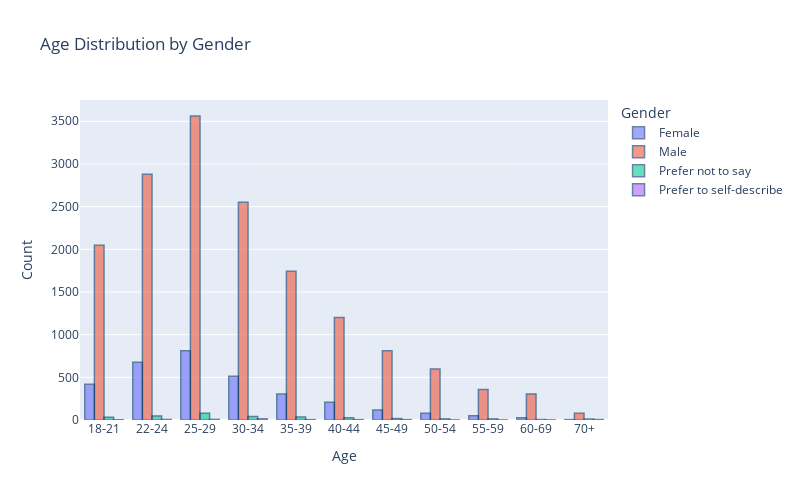

The cell this chart's notebook holds for it:
### Markdown cell above
Visualizing age distribution based on gender of the respondent.

### Code cell
age_gender = df.loc[:,["age", "gender"]].groupby(["age", "gender"]).size().reset_index()
age_gender.columns = ["Age", "Gender", "Count"]
fig = px.bar(age_gender, x='Age', y='Count', color="Gender", 
             barmode='group', title ="Age Distribution by Gender", 
             height=500, width=800)
fig.update_traces(marker_line_color='rgb(9,50,100)',
                  marker_line_width=1.5, opacity=0.6)
fig.show()

### Figure 1 — Plotly figure (JSON) as saved in the notebook; plotly's stock layout.template omitted (floating-point values rounded to 4 significant figures)
{"data": [{"alignmentgroup": "True", "hovertemplate": "Gender=Female<br>Age=%{x}<br>Count=%{y}<extra></extra>", "legendgroup": "Female", "marker": {"color": "#636efa", "line": {"color": "rgb(9,50,100)", "width": 1.5}, "pattern": {"shape": ""}}, "name": "Female", "offsetgroup": "Female", "opacity": 0.6, "orientation": "v", "showlegend": true, "textposition": "auto", "type": "bar", "x": ["18-21", "22-24", "25-29", "30-34", "35-39", "40-44", "45-49", "50-54", "55-59", "60-69", "70+"], "xaxis": "x", "y": [419, 678, 810, 513, 304, 209, 118, 80, 51, 26, 4], "yaxis": "y"}, {"alignmentgroup": "True", "hovertemplate": "Gender=Male<br>Age=%{x}<br>Count=%{y}<extra></extra>", "legendgroup": "Male", "marker": {"color": "#EF553B", "line": {"color": "rgb(9,50,100)", "width": 1.5}, "pattern": {"shape": ""}}, "name": "Male", "offsetgroup": "Male", "opacity": 0.6, "orientation": "v", "showlegend": true, "textposition": "auto", "type": "bar", "x": ["18-21", "22-24", "25-29", "30-34", "35-39", "40-44", "45-49", "50-54", "55-59", "60-69", "70+"], "xaxis": "x", "y": [2049, 2880, 3562, 2552, 1743, 1201, 810, 598, 357, 306, 80], "yaxis": "y"}, {"alignmentgroup": "True", "hovertemplate": "Gender=Prefer not to say<br>Age=%{x}<br>Count=%{y}<extra></extra>", "legendgroup": "Prefer not to say", "marker": {"color": "#00cc96", "line": {"color": "rgb(9,50,100)", "width": 1.5}, "pattern": {"shape": ""}}, "name": "Prefer not to say", "offsetgroup": "Prefer not to say", "opacity": 0.6, "orientation": "v", "showlegend": true, "textposition": "auto", "type": "bar", "x": ["18-21", "22-24", "25-29", "30-34", "35-39", "40-44", "45-49", "50-54", "55-59", "60-69", "70+"], "xaxis": "x", "y": [31, 46, 79, 42, 36, 25, 17, 13, 13, 5, 11], "yaxis": "y"}, {"alignmentgroup": "True", "hovertemplate": "Gender=Prefer to self-describe<br>Age=%{x}<br>Count=%{y}<extra></extra>", "legendgroup": "Prefer to self-describe", "marker": {"color": "#ab63fa", "line": {"color": "rgb(9,50,100)", "width": 1.5}, "pattern": {"shape": ""}}, "name": "Prefer to self-describe", "offsetgroup": "Prefer to self-describe", "opacity": 0.6, "orientation": "v", "showlegend": true, "textposition": "auto", "type": "bar", "x": ["18-21", "22-24", "25-29", "30-34", "35-39", "40-44", "45-49", "50-54", "55-59", "60-69", "70+"], "xaxis": "x", "y": [3, 6, 7, 13, 4, 4, 4, 1, 1, 1, 5], "yaxis": "y"}], "layout": {"barmode": "group", "height": 500, "legend": {"title": {"text": "Gender"}, "tracegroupgap": 0}, "title": {"text": "Age Distribution by Gender"}, "width": 800, "xaxis": {"anchor": "y", "domain": [0, 1], "title": {"text": "Age"}}, "yaxis": {"anchor": "x", "domain": [0, 1], "title": {"text": "Count"}}}}
